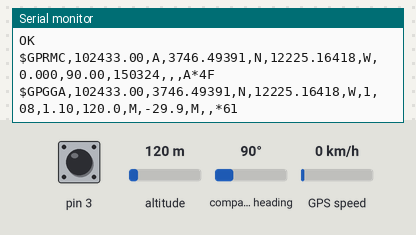
This sketch was run on a simulated Arduino Uno, built with avr-gcc and run on an emulated ATmega328P. Shown: the last lines printed to the serial monitor. The inputs (shaded band) are chosen by the test bench; at power-on: altitude 120 m, pin 3 HIGH, compass heading 90°, GPS speed 0 km/h. The GPS gets a fix after 3 s at 37.7749, -122.4194 with 8 satellites; the modem accepts every AT command (registered, SIM ready, sends succeed) and sends nothing else.

Above: at 3.4 s.
3.5 s: altitude set to 250 m
At 4.3 s:
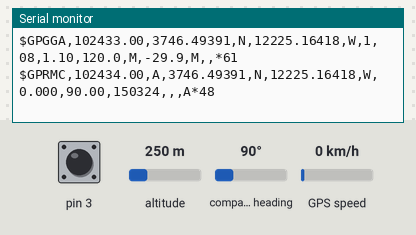
6.7 s: pin 3 pulled LOW for 1 s
At 8.1 s:
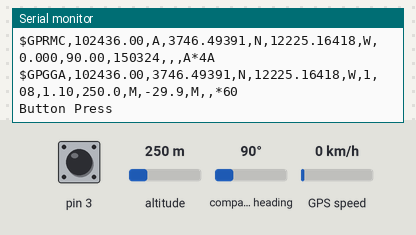
Timing chart, 0 to 9.7 s (numbered marks = the images above; inputs shaded):
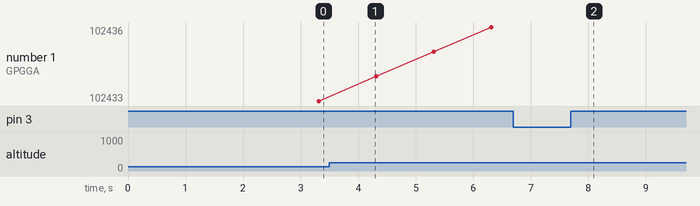

Measured:
- after the input at 6.7 s, the serial monitor: prints a new line after 0.53 s (image 2)

The sketch:

WOMEN_SAFETY.ino
```cpp
#include <TinyGPS.h>
#include <SoftwareSerial.h>

SoftwareSerial Gps(10, 11);  // SoftwareSerial for GPS module
SoftwareSerial Gsm(8, 9);    // SoftwareSerial for GSM module

char phone_no[] = "+919809143000";
TinyGPS gps;
int state;
String textMessage;
bool callMade = false; // Variable to track if the call has been made

void setup() {
  Serial.begin(9600);
  Gps.begin(9600);  // Initialize GPS module
  Gsm.begin(9600);  // Initialize GSM module
  delay(2000);
  Gsm.println("AT+CMGF=1");  // Send AT commands to GSM module
  delay(100);
  Gsm.println("AT+CNMI=2,2,0,0,0");
  delay(100);
  pinMode(3, INPUT_PULLUP);
}

void loop() {
  bool newData = false;
  unsigned long chars;
  unsigned short sentences, failed;

  for (unsigned long start = millis(); millis() - start < 1000;) {
    while (Gps.available()) {  // Read from the GPS module
      char c = Gps.read();
      Serial.print(c);
      if (gps.encode(c))
        newData = true;
    }
  }

  if (Gsm.available() > 0) {
    textMessage = Gsm.readString();
    textMessage.toUpperCase();
    delay(10);
  }

  state = digitalRead(3);

  if (state == 0) {  // Button press
    Serial.println("Button Press");

    if (newData) {
      float flat, flon;
      unsigned long age;
      gps.f_get_position(&flat, &flon, &age);

      Gsm.println("AT+CMGF=1");  // Set SMS mode
      delay(400);
      Gsm.print("AT+CMGS=\"");
      Gsm.print(phone_no);
      Gsm.println("\"");

      String message = "Alert! I need help. http://maps.google.com/maps?q=loc: Latitude = ";
      message += (flat == TinyGPS::GPS_INVALID_F_ANGLE ? 0.0 : flat, 6);
      message += " Longitude = ";
      message += (flon == TinyGPS::GPS_INVALID_F_ANGLE ? 0.0 : flon, 6);

      Gsm.println(message);
      Gsm.write(0x1A);  // Send Ctrl+Z to end the message
      delay(200);
      Gsm.println();
      delay(10000);
    }

    if (!callMade) {
      // Make a call to the specified phone number
      Gsm.println("ATD+919809143000;");
      callMade = true; // Set the flag to indicate the call has been made
    }
  }
}
```
